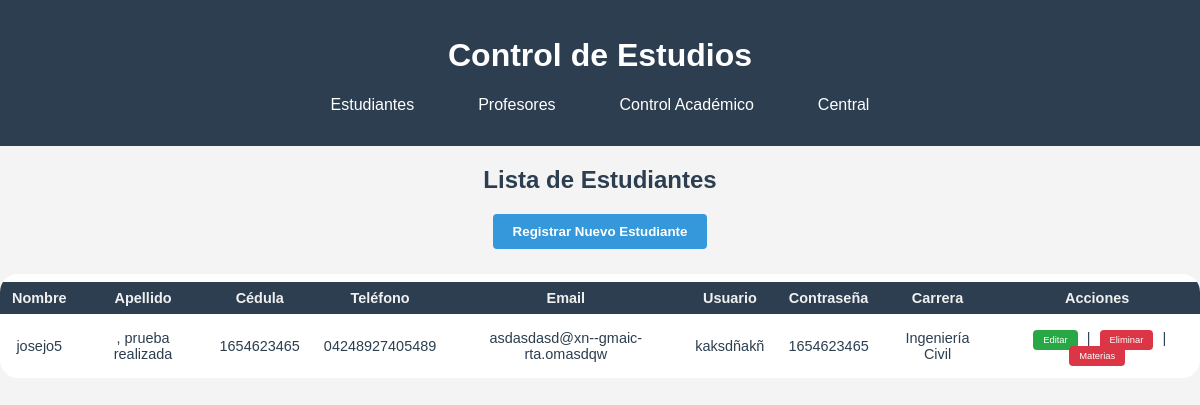
The page /estudiantes/ on the database as committed earlier.
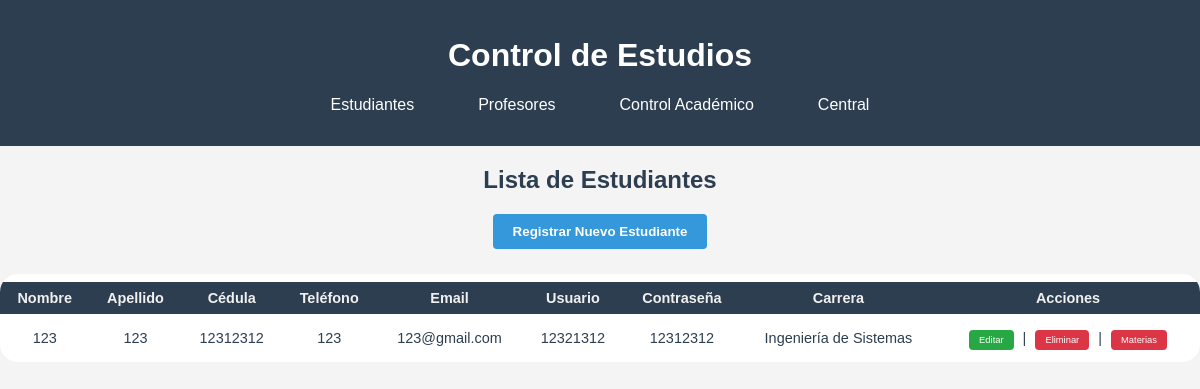
The same page on the database as committed later.
### modulos/estudiantes/models.py (models this page shows, shortened)
class Estudiante(Persona):
    __tablename__ = 'estudiantes'
    cedula = db.Column(db.String(20), db.ForeignKey('personas.cedula'), primary_key=True)
    carrera = db.Column(db.String(100), nullable=False)
    solvente = db.Column(db.Boolean, default = False)
    inscripciones = db.relationship('Inscripcion', back_populates='estudiante',cascade="all, delete-orphan")
    __mapper_args__ = {
        'polymorphic_identity': 'estudiante',
    }

### modulos/central/models.py (models this page shows, shortened)
class Persona(db.Model):
    __tablename__ = 'personas'
    cedula = db.Column(db.String(20), primary_key=True,unique=True)
    nombre = db.Column(db.String(100), nullable=False)
    apellido = db.Column(db.String(100), nullable=False)
    numero_telefono = db.Column(db.String(20))
    correo_electronico = db.Column(db.String(100), unique=True, nullable=False)
    usuario = db.Column(db.String(50), unique=True, nullable=False)
    contrasenia = db.Column(db.String(100), nullable=False)
    rol = db.Column(db.String(20), nullable=False)
    __mapper_args__ = {
        'polymorphic_identity': 'persona',
        'polymorphic_on': rol
    }

### modulos/estudiantes/routes.py (the view)
@bp.route('/')
def index():
    estudiantes = Estudiante.query.all()
    return render_template('estudiantes/listar_estudiantes.html', estudiantes=estudiantes)

### modulos/estudiantes/templates/estudiantes/listar_estudiantes.html (shortened to what this page needs)
{% extends "central/base.html" %}
{% block content %}
<h2 class="titulo-estudiantes">Lista de Estudiantes</h2>
<a href="{{ url_for('estudiantes.nuevo_estudiante') }}">
    <button type="button" class="btn-nuevo-estudiante">Registrar Nuevo Estudiante</button>
</a>
<div class="tabla-estudiantes-contenedor">
    {% if estudiantes %}
        <table class="tabla-estudiantes">
            <thead>
                <tr>
                    <th>Nombre</th>
                    <th>Apellido</th>
                    <th>Cédula</th>
                    <th>Teléfono</th>
                    <th>Email</th>
                    <th>Usuario</th>
                    <th>Contraseña</th>
                    <th>Carrera</th>
                    <th>Acciones</th>
                </tr>
            </thead>
            <tbody>
                {% for estudiante in estudiantes %}
                <tr>
                    <td>{{ estudiante.nombre }}</td>
                    <td>{{ estudiante.apellido }}</td>
                    <td>{{ estudiante.cedula }}</td>
                    <td>{{ estudiante.numero_telefono }}</td>
                    <td>{{ estudiante.correo_electronico }}</td>
                    <td>{{ estudiante.usuario }}</td>
                    <td>{{ estudiante.contrasenia }}</td>
                    <td>{{ estudiante.carrera }}</td>
                    <td>
                        <a href="{{ url_for('estudiantes.editar_estudiante', cedula=estudiante.cedula) }}" class="btn-accion editar">Editar</a> |
                        <a href="{{ url_for('estudiantes.eliminar_estudiante', cedula=estudiante.cedula) }}" class="btn-accion eliminar">Eliminar</a> |
                        <a href="{{ url_for('estudiantes.inscripciones', cedula=estudiante.cedula) }}" class="btn-accion eliminar">Materias</a>
                    </td>
                </tr>
                {% endfor %}
            </tbody>
        </table>
    {% else %}
        <h2>No hay estudiantes registrados</h2>
    {% endif %}
</div>
{% endblock %}

Rows that differ between the two databases and show on the page:
removed Estudiante: nombre "josejo5", apellido ", prueba realizada", cedula "1654623465", numero_telefono "04248927405489", correo_electronico "asdasdasd@xn--gmaic-rta.omasdqw", usuario "kaksdñakñ", contrasenia "1654623465", carrera "Ingeniería Civil"
added Estudiante: nombre "123", apellido "123", cedula "12312312", numero_telefono "123", correo_electronico "123@gmail.com", usuario "12321312", contrasenia "12312312", carrera "Ingeniería de Sistemas"
